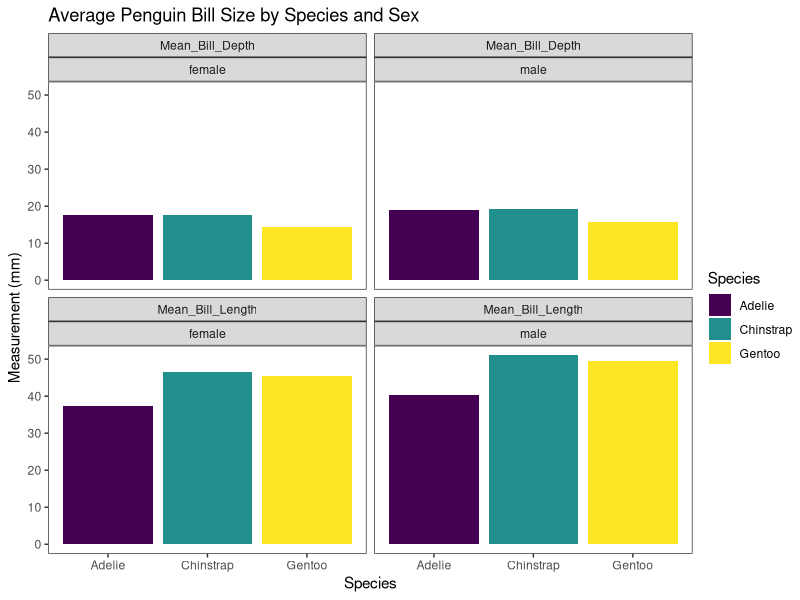

R code for this plot:
## ---- chunk 1
knitr::opts_chunk$set(echo = FALSE,
                      warning=FALSE,
                      error=FALSE,
                      fig.path="../Output/") #saves markdown file to this path
library(kableExtra)

## ---- chunk 2
library(here)
library(tidyverse)
library(palmerpenguins)
library(kableExtra) #load these libraries
penguins %>% #loads the penguins.csv file
  drop_na() %>% #remove rows with any NA (I wanted to get rid of NA sex)
  group_by(species,sex) %>% #Groups my data by these two columns
summarise(AverageFlipper=mean(flipper_length_mm, na.rm=TRUE),
       Mean_Bill_Depth=mean(bill_depth_mm, na.rm=TRUE),
       Mean_Bill_Length=mean(bill_length_mm, na.rm=TRUE)) %>% #summarises my flipper and bill data into their respective means based on their associated species and sex
  pivot_longer(c(Mean_Bill_Depth, Mean_Bill_Length), #pivots data longer to create one column with my values of interest and a corresponding "names" column for each different value
               names_to = "Variables",
               values_to = "Values") %>% 
  ggplot(aes(y=Values, x=species, #creates a plot with these aesthetics for x, y, and fill
                         fill=species))+
    scale_fill_viridis_d()+ #colorblind-friendly colors!
  geom_col()+ #I want to create a column graph
    facet_wrap(~Variables~sex)+ #create subplots based on the variable names and sex
    labs(title="Average Penguin Bill Size by Species and Sex", #labels for graph title
         y="Measurement (mm)", #y axis title
         x="Species", #x axis title
         fill="Species")+ #fill legend title
    theme_test()  #uses the theme "test"

## ---- chunk 3
penguins %>% #loads the penguins.csv file
  drop_na() %>% #remove rows with any NA (I wanted to get rid of NA sex)
  group_by(species,sex) %>% #Groups my data by these two columns
summarise(AverageFlipper=mean(flipper_length_mm, na.rm=TRUE),
       Mean_Bill_Depth=mean(bill_depth_mm, na.rm=TRUE),
       Mean_Bill_Length=mean(bill_length_mm, na.rm=TRUE)) %>% #summarises my flipper and bill data into their respective means based on their associated species and sex
  pivot_longer(c(Mean_Bill_Depth, Mean_Bill_Length), #pivots data longer to create one column with my values of interest and a corresponding "names" column for each different value
               names_to = "Variables",
               values_to = "Values") %>% 
  kbl() %>% 
kable_classic() %>% 
  row_spec(1,bold=T,background="darkgrey") %>% 
  kable_styling(full_width = FALSE)
